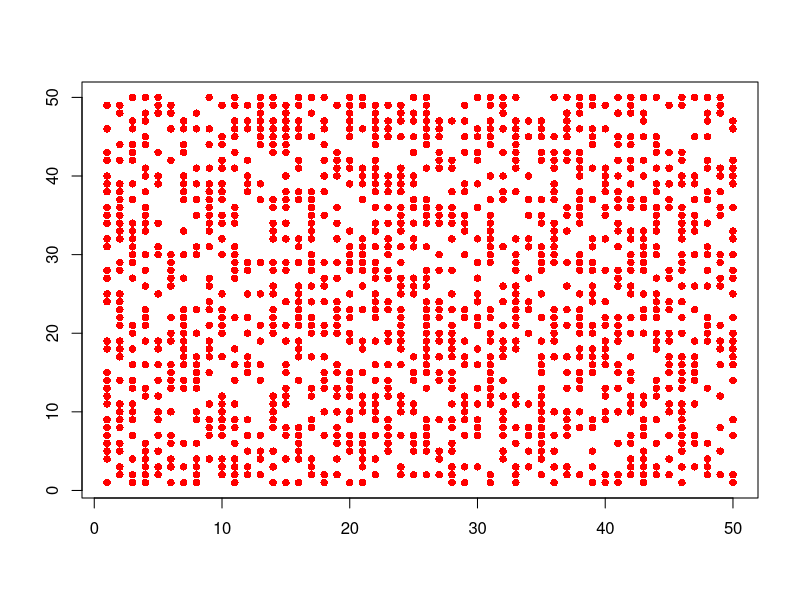
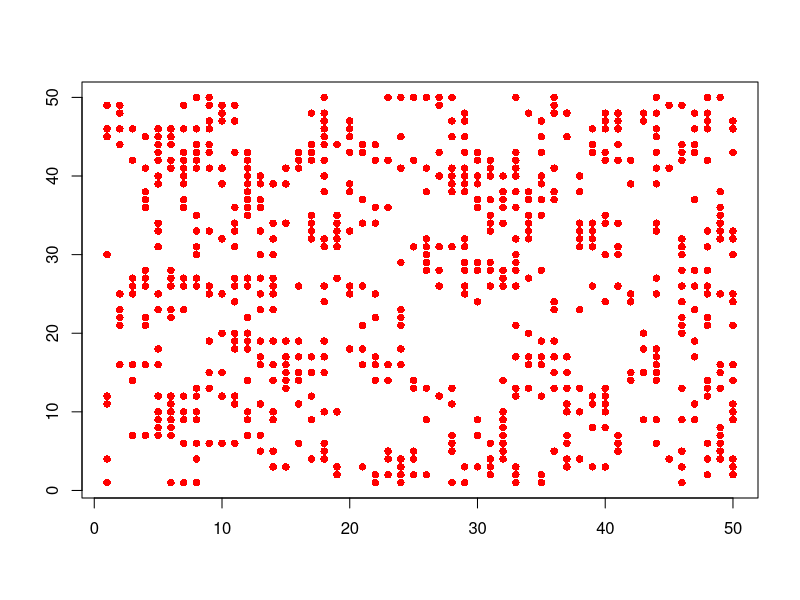
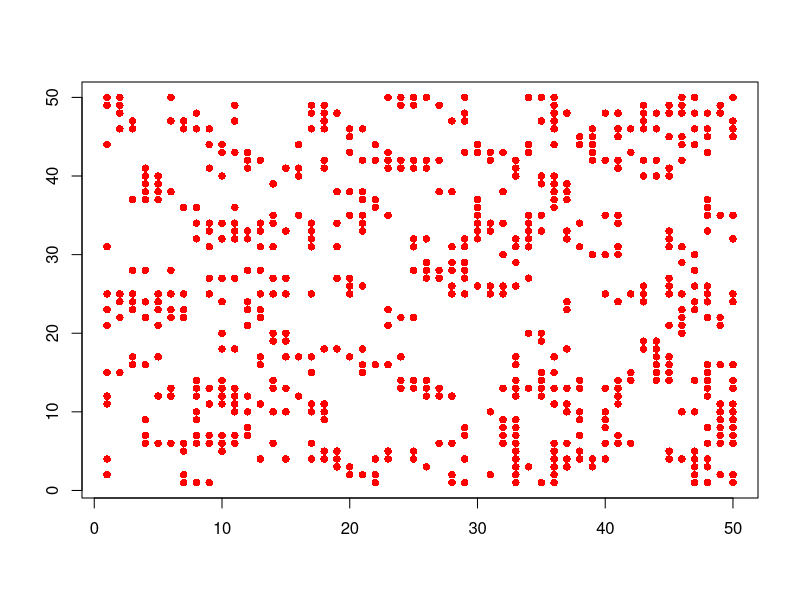
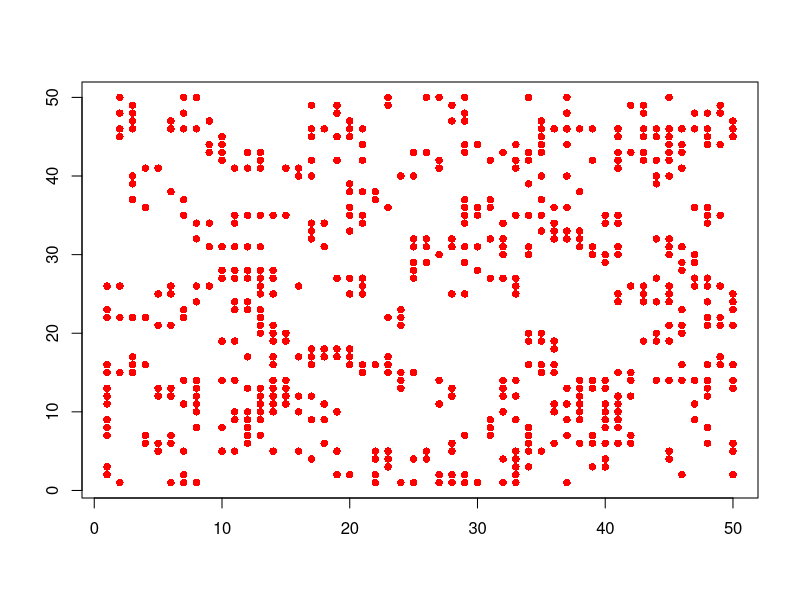
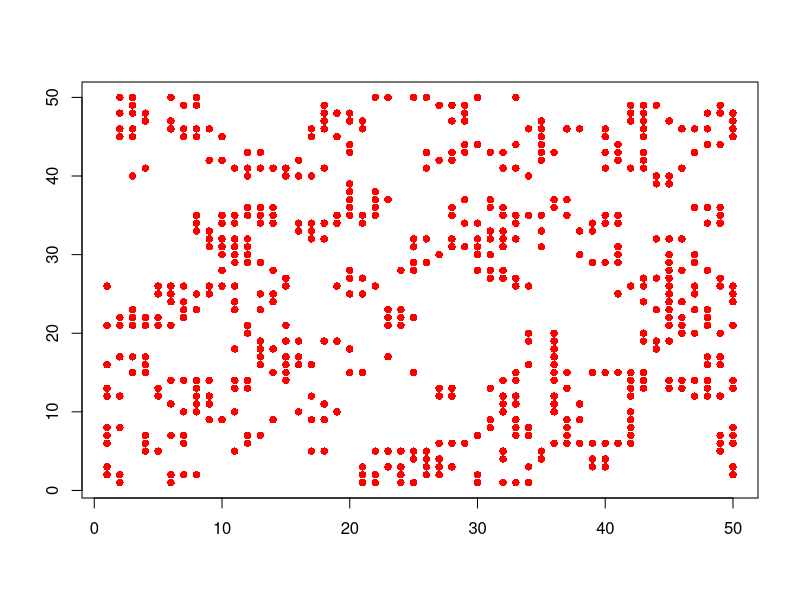
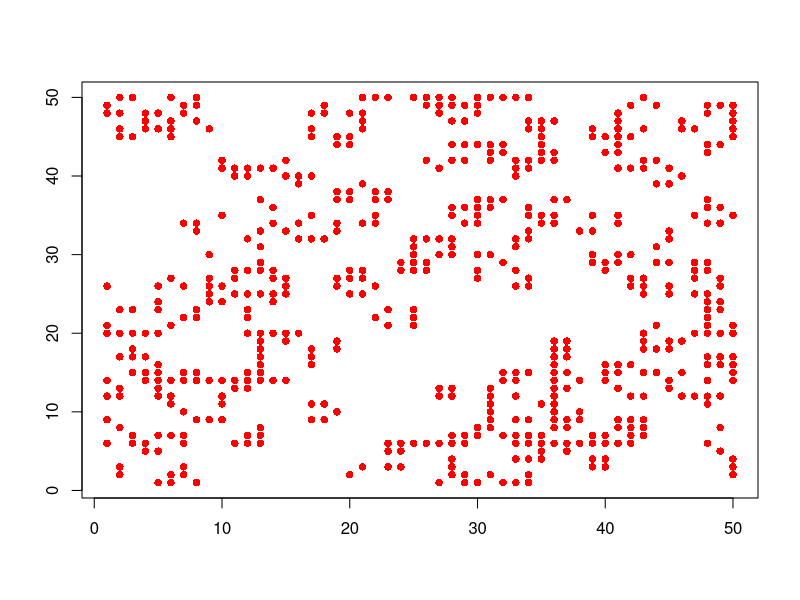
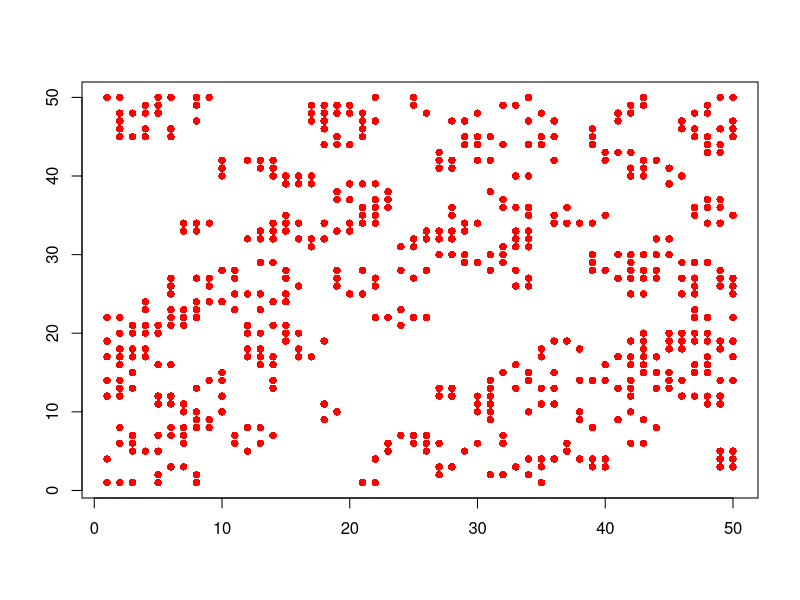
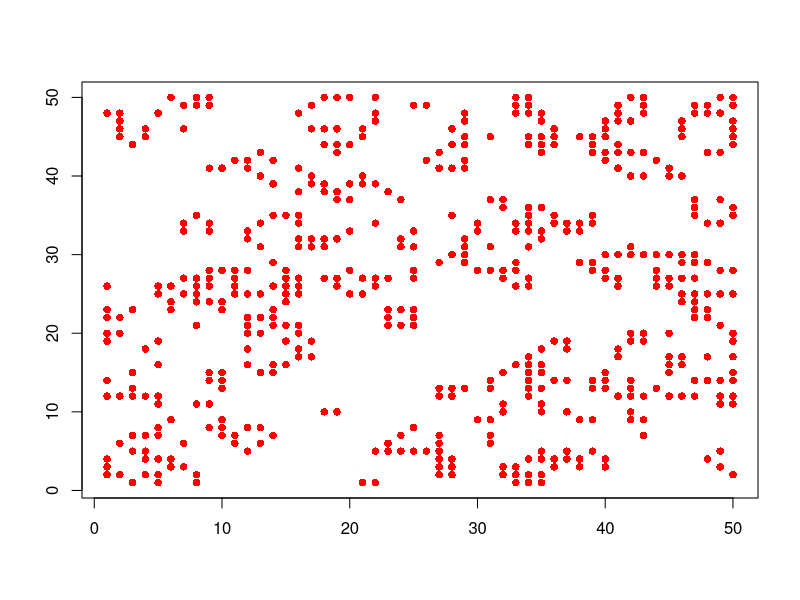

Recreate these plots in R, in order. (Note: a time limit stopped this script after it produced the figures.)
rm(list=ls())
#建立一个计算邻近存活细胞数目的函数，并使边缘的细胞仍有八个邻居
neighbours <- function(A,i,j,n) {
  left <- ifelse(j ==  1,n,j-1)
  right <- ifelse(j == n, 1, j+1)
  up <- ifelse(i == 1, n, i-1)
  down <- ifelse(i == n, 1, i+1)
  nbrs <- sum(A[up,left] == 1,A[up,right] == 1,A[up,j] == 1,A[i,left] == 1, A[i,right] == 1,A[down,left] == 1,A[down,right] == 1,A[down,j] == 1)
  return(nbrs)
}
n <- 50  #方阵的行数
A <- matrix(round(runif(n^2)),n,n) #初始化二维世界方阵
finished <- FALSE
while (!finished) {  #重复进行演化，你需要用ESC退出
  plot(c(1,n),c(1,n),type='n',xlab='',ylab='') #绘图
  for(i in 1:n) {
    for (j in 1:n) {
      if (A[i,j]==1) {
        points(i,j,pch=16,col='red')
      }
    }
  }
  B <- A #将上期的信息存入本期矩阵B，并按照条件修改B
  for (i in 1:n) {
    for (j in 1:n) {
      nbrs <- neighbours(A,i,j,n)
      if (A[i,j]==1) {
        if ((nbrs ==2) | (nbrs==3)){
          B[i,j] <- 1
        } else {
          B[i,j] <- 0
        }
      } else {
        if (nbrs ==3) {
          B[i,j] <- 1
        } else {
          B[i,j] <- 0
        }
      }
    }
  }
  A <- B #将变化后的B矩阵存回到A中
} 
